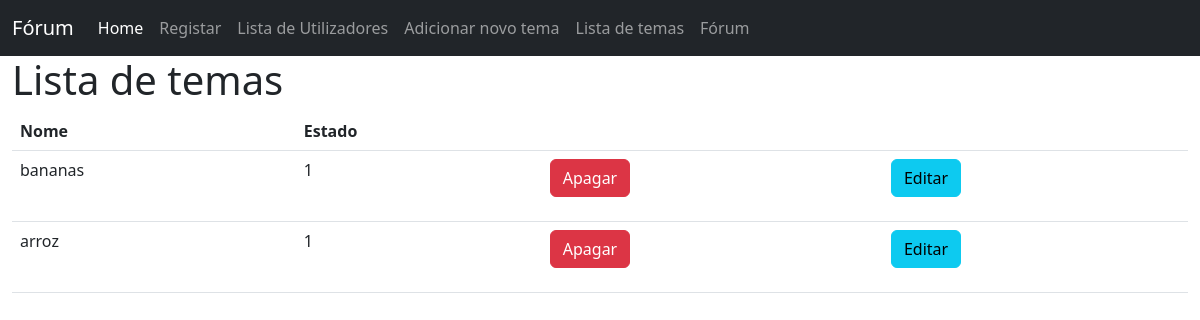
The page /tema/listar on the database its author committed.
### tables this page shows
CREATE TABLE tema(id integer primary key autoincrement, nome text, estado integer);

### app.py (the view)
@app.route('/tema/listar')
def tema_listar():
    return tema.tema_listar()

### basedados.py (called while the page is built)
def DevolverSQL(sql,parametros=None):
    connection = sqlite3.connect(BD)
    connection.row_factory = sqlite3.Row  #isto é para devolver os nomes dos campos
    cursor_object = connection.cursor()
    if parametros==None:
        cursor_object.execute(sql)
    else:
        cursor_object.execute(sql,parametros)
    dados = cursor_object.fetchall()
    connection.close()
    return dados

### tema.py (called while the page is built)
def tema_listar():
    sql = "SELECT * FROM Tema"
    dados = DevolverSQL(sql)
    return render_template("Tema/listar.html",registos=dados)

### templates/tema/listar.html (shortened to what this page needs)
<html lang="en">
<head>
    <link href="https://cdn.jsdelivr.net/npm/bootstrap@5.3.0-alpha1/dist/css/bootstrap.min.css" rel="stylesheet">
</head>
<body>
    <nav class="navbar navbar-expand navbar-dark bg-dark" aria-label="Second navbar example">
        <div class="container-fluid">
          <a class="navbar-brand" href="#">Fórum</a>
          <div class="collapse navbar-collapse" id="navbarsExample02">
            <ul class="navbar-nav me-auto">
              <li class="nav-item">
                <a class="nav-link active" aria-current="page" href="/">Home</a>
              </li>
              <li class="nav-item">
                <a class="nav-link" href="/utilizador/registar">Registar</a>
              </li>
              <li class="nav-item">
                <a class="nav-link" href="/utilizador/listar">Lista de Utilizadores</a>
              </li>
              <li class="nav-item">
                <a class="nav-link" href="/tema/adicionar">Adicionar novo tema</a>
              </li>
              <li class="nav-item">
                <a class="nav-link" href="/tema/listar">Lista de temas</a>
              </li>
              <li class="nav-item">
                <a class="nav-link" href="/forum">Fórum</a>
              </li>
            </ul>
          </div>
        </div>
      </nav>
  <div class="container-fluid">
    <h1>Lista de temas</h1>
    <table class="table">
        <tr>
            <th>Nome</th>
            <th>Estado</th>
            <th colspan="2"></th>
        </tr>
        {% for registo in registos %}
        <tr>
            <td>{{ registo["nome"] }}</td>
            <td>{{ registo["estado"] }}</td>
            <td>
                <form method="post" action="/tema/apagar">
                    <input class="btn btn-danger" type="submit" value="Apagar">
                </form>
            </td>
            <td>
                <form method="post" action="/tema/editar">
                    <input class="btn btn-info" type="submit" value="Editar">
                </form>
            </td>
        </tr>
        {% endfor %}
    </table>
  </div>
</body>
</html>

### rows shown on the page
tema: nome "bananas", estado "1"
tema: nome "arroz", estado "1"
